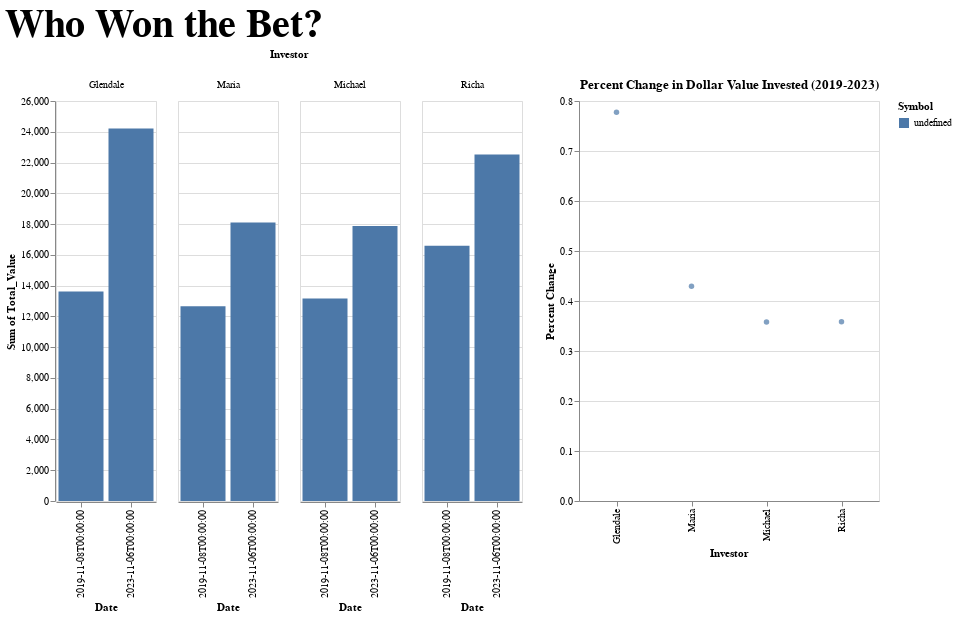

Source (notebook cell):
### Markdown cell above
## Activity 3 (20 mins) - Get Feedback and Iterate

Share your design(s) with another group in the class. For example, maybe the people sitting next to you or in the next row. Ask them to compare it with the original visualization from Activity 1, and share their response. What works? What could be improved? (And similarly, do the same for their design.)

Then, iterate on your design incorporating any peer feedback.

### Code cell
percent_change2 = alt.Chart(investors_percent_change).mark_circle().encode(
    x=alt.X('Investor:N'),
    y=alt.Y('Percent Change:Q'),
    tooltip=[
        alt.Tooltip('Investor:N'),
        alt.Tooltip('Percent Change:Q')
    ]
).properties(
    width=300,
    height=400,
    title = "Percent Change in Dollar Value Invested (2019-2023)"
)
(bar_chart | percent_change2).properties(title = alt.Title("Who Won the Bet?", fontSize = 40))

### Figure 1 — Vega-Lite specification as saved in the notebook (floating-point values rounded to 4 significant figures)
{"config": {"view": {"continuousWidth": 300, "continuousHeight": 300}}, "hconcat": [{"data": {"name": "data-554b996a8d14d01a8ea149b5ade2d7d8"}, "mark": {"type": "bar"}, "encoding": {"color": {"field": "Symbol", "type": "nominal"}, "column": {"field": "Investor", "type": "nominal"}, "tooltip": [{"field": "Symbol", "type": "nominal"}, {"field": "Price", "type": "quantitative"}, {"field": "Shares", "type": "quantitative"}, {"field": "Total Value", "type": "quantitative"}], "x": {"field": "Date", "type": "nominal"}, "y": {"aggregate": "sum", "field": "Total_Value", "type": "quantitative"}}, "height": 400, "transform": [{"calculate": "datum.Shares * datum.Price", "as": "Total Value"}, {"aggregate": [{"op": "sum", "field": "Total Value", "as": "Total_Value"}], "groupby": ["Date", "Investor"]}], "width": 100}, {"data": {"name": "data-5c8808121914e89921cdb837b21af901"}, "mark": {"type": "circle"}, "encoding": {"tooltip": [{"field": "Investor", "type": "nominal"}, {"field": "Percent Change", "type": "quantitative"}], "x": {"field": "Investor", "type": "nominal"}, "y": {"field": "Percent Change", "type": "quantitative"}}, "height": 400, "title": "Percent Change in Dollar Value Invested (2019-2023)", "width": 300}], "title": {"text": "Who Won the Bet?", "fontSize": 40}, "$schema": "https://vega.github.io/schema/vega-lite/v5.20.1.json", "datasets": {"data-554b996a8d14d01a8ea149b5ade2d7d8": [{"Investor": "Maria", "Company": "Apple", "Symbol": "AAPL", "Shares": 20, "Price": 179.2, "Date": "2023-11-06T00:00:00", "dollar_value_invested": 3585.0}, {"Investor": "Maria", "Company": "Netflix Inc.", "Symbol": "NFLX", "Shares": 18, "Price": 434.7, "Date": "2023-11-06T00:00:00", "dollar_value_invested": 7825.0}, {"Investor": "Maria", "Company": "Target Corporation", "Symbol": "TGT", "Shares": 15, "Price": 111.0, "Date": "2023-11-06T00:00:00", "dollar_value_invested": 1666.0}, {"Investor": "Maria", "Company": "Walt Disney Company", "Symbol": "DIS", "Shares": 10, "Price": 84.02, "Date": "2023-11-06T00:00:00", "dollar_value_invested": 840.2}, {"Investor": "Maria", "Company": "Starbucks Corporation", "Symbol": "SBUX", "Shares": 10, "Price": 104.0, "Date": "2023-11-06T00:00:00", "dollar_value_invested": 1040.0}, {"Investor": "Maria", "Company": "eBay Inc.", "Symbol": "EBAY", "Shares": 10, "Price": 40.36, "Date": "2023-11-06T00:00:00", "dollar_value_invested": 403.6}, {"Investor": "Maria", "Company": "Ulta Beauty Inc.", "Symbol": "ULTA", "Shares": 5, "Price": 386.0, "Date": "2023-11-06T00:00:00", "dollar_value_invested": 1930.0}, {"Investor": "Maria", "Company": "Coca-Cola Company", "Symbol": "KO", "Shares": 5, "Price": 56.97, "Date": "2023-11-06T00:00:00", "dollar_value_invested": 284.9}, {"Investor": "Maria", "Company": "NIKE Inc. Class B", "Symbol": "NKE", "Shares": 4, "Price": 107.2, "Date": "2023-11-06T00:00:00", "dollar_value_invested": 429.0}, {"Investor": "Maria", "Company": "Kraft Heinz Company", "Symbol": "KHC", "Shares": 3, "Price": 33.29, "Date": "2023-11-06T00:00:00", "dollar_value_invested": 99.87}, {"Investor": "Glendale", "Company": "Apple", "Symbol": "AAPL", "Shares": 19, "Price": 179.2, "Date": "2023-11-06T00:00:00", "dollar_value_invested": 3405.0}, {"Investor": "Glendale", "Company": "Netflix Inc.", "Symbol": "NFLX", "Shares": 15, "Price": 434.7, "Date": "2023-11-06T00:00:00", "dollar_value_invested": 6521.0}, {"Investor": "Glendale", "Company": "PayPal Holdings Inc.", "Symbol": "PYPL", "Shares": 13, "Price": 54.62, "Date": "2023-11-06T00:00:00", "dollar_value_invested": 710.1}, {"Investor": "Glendale", "Company": "Intel Corporation", "Symbol": "INTC", "Shares": 10, "Price": 37.95, "Date": "2023-11-06T00:00:00", "dollar_value_invested": 379.5}, {"Investor": "Glendale", "Company": "Adobe Incorporated", "Symbol": "ADBE", "Shares": 10, "Price": 565.5, "Date": "2023-11-06T00:00:00", "dollar_value_invested": 5654.0}, {"Investor": "Glendale", "Company": "Microsoft Corporation", "Symbol": "MSFT", "Shares": 9, "Price": 356.5, "Date": "2023-11-06T00:00:00", "dollar_value_invested": 3209.0}, {"Investor": "Glendale", "Company": "eBay Inc.", "Symbol": "EBAY", "Shares": 9, "Price": 40.36, "Date": "2023-11-06T00:00:00", "dollar_value_invested": 363.2}, {"Investor": "Glendale", "Company": "NVIDIA Corporation", "Symbol": "NVDA", "Shares": 5, "Price": 457.5, "Date": "2023-11-06T00:00:00", "dollar_value_invested": 2288.0}, {"Investor": "Glendale", "Company": "Electronic Arts Inc.", "Symbol": "EA", "Shares": 5, "Price": 129.3, "Date": "2023-11-06T00:00:00", "dollar_value_invested": 646.4}, {"Investor": "Glendale", "Company": "Salesforce Inc.", "Symbol": "CRM", "Shares": 5, "Price": 207.4, "Date": "2023-11-06T00:00:00", "dollar_value_invested": 1037.0}, {"Investor": "Richa", "Company": "PayPal Holdings Inc.", "Symbol": "PYPL", "Shares": 15, "Price": 54.62, "Date": "2023-11-06T00:00:00", "dollar_value_invested": 819.3}, {"Investor": "Richa", "Company": "Capital One Financial Corp", "Symbol": "COF", "Shares": 13, "Price": 101.5, "Date": "2023-11-06T00:00:00", "dollar_value_invested": 1319.0}, {"Investor": "Richa", "Company": "Bank of America Corp", "Symbol": "BAC", "Shares": 13, "Price": 28.33, "Date": "2023-11-06T00:00:00", "dollar_value_invested": 368.3}, {"Investor": "Richa", "Company": "Mastercard Incorporated Class A", "Symbol": "MA", "Shares": 13, "Price": 386.2, "Date": "2023-11-06T00:00:00", "dollar_value_invested": 5020.0}, {"Investor": "Richa", "Company": "Intuit Inc.", "Symbol": "INTU", "Shares": 11, "Price": 500.5, "Date": "2023-11-06T00:00:00", "dollar_value_invested": 5506.0}, {"Investor": "Richa", "Company": "Goldman Sachs Group Inc.", "Symbol": "GS", "Shares": 8, "Price": 323.9, "Date": "2023-11-06T00:00:00", "dollar_value_invested": 2591.0}, {"Investor": "Richa", "Company": "Morgan Stanley", "Symbol": "MS", "Shares": 8, "Price": 75.92, "Date": "2023-11-06T00:00:00", "dollar_value_invested": 607.4}, {"Investor": "Richa", "Company": "JPMorgan Chase & Co.", "Symbol": "JPM", "Shares": 8, "Price": 144.1, "Date": "2023-11-06T00:00:00", "dollar_value_invested": 1153.0}, {"Investor": "Richa", "Company": "Accenture Plc Class A", "Symbol": "ACN", "Shares": 6, "Price": 313.1, "Date": "2023-11-06T00:00:00", "dollar_value_invested": 1879.0}, {"Investor": "Richa", "Company": "BlackRock Inc.", "Symbol": "BLK", "Shares": 5, "Price": 653.2, "Date": "2023-11-06T00:00:00", "dollar_value_invested": 3266.0}, {"Investor": "Michael", "Company": "Amazon.com Inc.", "Symbol": "AMZN", "Shares": 10, "Price": 139.7, "Date": "2023-11-06T00:00:00", "dollar_value_invested": 1397.0}, {"Investor": "Michael", "Company": "Starbucks Corporation", "Symbol": "SBUX", "Shares": 10, "Price": 104.0, "Date": "2023-11-06T00:00:00", "dollar_value_invested": 1040.0}, {"Investor": "Michael", "Company": "Costco Wholesale Corporation", "Symbol": "COST", "Shares": 10, "Price": 569.8, "Date": "2023-11-06T00:00:00", "dollar_value_invested": 5698.0}, {"Investor": "Michael", "Company": "Microsoft Corporation", "Symbol": "MSFT", "Shares": 10, "Price": 356.5, "Date": "2023-11-06T00:00:00", "dollar_value_invested": 3565.0}, {"Investor": "Michael", "Company": "T-Mobile US Inc.", "Symbol": "TMUS", "Shares": 10, "Price": 147.3, "Date": "2023-11-06T00:00:00", "dollar_value_invested": 1473.0}, {"Investor": "Michael", "Company": "Boeing Company", "Symbol": "BA", "Shares": 10, "Price": 192.9, "Date": "2023-11-06T00:00:00", "dollar_value_invested": 1930.0}, {"Investor": "Michael", "Company": "Alphabet Inc. Class A", "Symbol": "GOOGL", "Shares": 10, "Price": 131.4, "Date": "2023-11-06T00:00:00", "dollar_value_invested": 1314.0}, {"Investor": "Michael", "Company": "Alaska Airlines", "Symbol": "ALK", "Shares": 10, "Price": 32.84, "Date": "2023-11-06T00:00:00", "dollar_value_invested": 328.4}, {"Investor": "Michael", "Company": "Barrett Business Services", "Symbol": "BBSI", "Shares": 10, "Price": 99.17, "Date": "2023-11-06T00:00:00", "dollar_value_invested": 991.7}, {"Investor": "Michael", "Company": "Nordstrom Inc", "Symbol": "JWN", "Shares": 10, "Price": 14.33, "Date": "2023-11-06T00:00:00", "dollar_value_invested": 143.3}, {"Investor": "Maria", "Company": "Apple", "Symbol": "AAPL", "Shares": 20, "Price": 65.04, "Date": "2019-11-08T00:00:00", "dollar_value_invested": 1301.0}, {"Investor": "Maria", "Company": "Netflix Inc.", "Symbol": "NFLX", "Shares": 18, "Price": 291.6, "Date": "2019-11-08T00:00:00", "dollar_value_invested": 5248.0}, {"Investor": "Maria", "Company": "Target Corporation", "Symbol": "TGT", "Shares": 15, "Price": 110.2, "Date": "2019-11-08T00:00:00", "dollar_value_invested": 1652.0}, {"Investor": "Maria", "Company": "Walt Disney Company", "Symbol": "DIS", "Shares": 10, "Price": 138.0, "Date": "2019-11-08T00:00:00", "dollar_value_invested": 1380.0}, {"Investor": "Maria", "Company": "Starbucks Corporation", "Symbol": "SBUX", "Shares": 10, "Price": 81.77, "Date": "2019-11-08T00:00:00", "dollar_value_invested": 817.7}, {"Investor": "Maria", "Company": "eBay Inc.", "Symbol": "EBAY", "Shares": 10, "Price": 35.14, "Date": "2019-11-08T00:00:00", "dollar_value_invested": 351.4}, {"Investor": "Maria", "Company": "Ulta Beauty Inc.", "Symbol": "ULTA", "Shares": 5, "Price": 239.3, "Date": "2019-11-08T00:00:00", "dollar_value_invested": 1196.0}, {"Investor": "Maria", "Company": "Coca-Cola Company", "Symbol": "KO", "Shares": 5, "Price": 52.21, "Date": "2019-11-08T00:00:00", "dollar_value_invested": 261.1}, {"Investor": "Maria", "Company": "NIKE Inc. Class B", "Symbol": "NKE", "Shares": 4, "Price": 89.81, "Date": "2019-11-08T00:00:00", "dollar_value_invested": 359.2}, {"Investor": "Maria", "Company": "Kraft Heinz Company", "Symbol": "KHC", "Shares": 3, "Price": 32.85, "Date": "2019-11-08T00:00:00", "dollar_value_invested": 98.55}, {"Investor": "Glendale", "Company": "Apple", "Symbol": "AAPL", "Shares": 19, "Price": 65.04, "Date": "2019-11-08T00:00:00", "dollar_value_invested": 1236.0}, {"Investor": "Glendale", "Company": "Netflix Inc.", "Symbol": "NFLX", "Shares": 15, "Price": 291.6, "Date": "2019-11-08T00:00:00", "dollar_value_invested": 4374.0}, {"Investor": "Glendale", "Company": "PayPal Holdings Inc.", "Symbol": "PYPL", "Shares": 13, "Price": 101.4, "Date": "2019-11-08T00:00:00", "dollar_value_invested": 1318.0}, {"Investor": "Glendale", "Company": "Intel Corporation", "Symbol": "INTC", "Shares": 10, "Price": 58.27, "Date": "2019-11-08T00:00:00", "dollar_value_invested": 582.7}, {"Investor": "Glendale", "Company": "Adobe Incorporated", "Symbol": "ADBE", "Shares": 10, "Price": 292.5, "Date": "2019-11-08T00:00:00", "dollar_value_invested": 2925.0}, {"Investor": "Glendale", "Company": "Microsoft Corporation", "Symbol": "MSFT", "Shares": 9, "Price": 146.0, "Date": "2019-11-08T00:00:00", "dollar_value_invested": 1314.0}, {"Investor": "Glendale", "Company": "eBay Inc.", "Symbol": "EBAY", "Shares": 9, "Price": 35.14, "Date": "2019-11-08T00:00:00", "dollar_value_invested": 316.3}, {"Investor": "Glendale", "Company": "NVIDIA Corporation", "Symbol": "NVDA", "Shares": 5, "Price": 51.94, "Date": "2019-11-08T00:00:00", "dollar_value_invested": 259.7}, {"Investor": "Glendale", "Company": "Electronic Arts Inc.", "Symbol": "EA", "Shares": 5, "Price": 98.27, "Date": "2019-11-08T00:00:00", "dollar_value_invested": 491.3}, {"Investor": "Glendale", "Company": "Salesforce Inc.", "Symbol": "CRM", "Shares": 5, "Price": 161.1, "Date": "2019-11-08T00:00:00", "dollar_value_invested": 805.6}, {"Investor": "Richa", "Company": "PayPal Holdings Inc.", "Symbol": "PYPL", "Shares": 15, "Price": 101.4, "Date": "2019-11-08T00:00:00", "dollar_value_invested": 1521.0}, {"Investor": "Richa", "Company": "Capital One Financial Corp", "Symbol": "COF", "Shares": 13, "Price": 109.5, "Date": "2019-11-08T00:00:00", "dollar_value_invested": 1423.0}, {"Investor": "Richa", "Company": "Bank of America Corp", "Symbol": "BAC", "Shares": 13, "Price": 33.26, "Date": "2019-11-08T00:00:00", "dollar_value_invested": 432.4}, {"Investor": "Richa", "Company": "Mastercard Incorporated Class A", "Symbol": "MA", "Shares": 13, "Price": 274.9, "Date": "2019-11-08T00:00:00", "dollar_value_invested": 3574.0}, {"Investor": "Richa", "Company": "Intuit Inc.", "Symbol": "INTU", "Shares": 11, "Price": 256.9, "Date": "2019-11-08T00:00:00", "dollar_value_invested": 2825.0}, {"Investor": "Richa", "Company": "Goldman Sachs Group Inc.", "Symbol": "GS", "Shares": 8, "Price": 222.9, "Date": "2019-11-08T00:00:00", "dollar_value_invested": 1783.0}, {"Investor": "Richa", "Company": "Morgan Stanley", "Symbol": "MS", "Shares": 8, "Price": 49.15, "Date": "2019-11-08T00:00:00", "dollar_value_invested": 393.2}, {"Investor": "Richa", "Company": "JPMorgan Chase & Co.", "Symbol": "JPM", "Shares": 8, "Price": 130.4, "Date": "2019-11-08T00:00:00", "dollar_value_invested": 1043.0}, {"Investor": "Richa", "Company": "Accenture Plc Class A", "Symbol": "ACN", "Shares": 6, "Price": 189.7, "Date": "2019-11-08T00:00:00", "dollar_value_invested": 1138.0}, {"Investor": "Richa", "Company": "BlackRock Inc.", "Symbol": "BLK", "Shares": 5, "Price": 490.2, "Date": "2019-11-08T00:00:00", "dollar_value_invested": 2451.0}, {"Investor": "Michael", "Company": "Amazon.com Inc.", "Symbol": "AMZN", "Shares": 10, "Price": 89.29, "Date": "2019-11-08T00:00:00", "dollar_value_invested": 892.9}, {"Investor": "Michael", "Company": "Starbucks Corporation", "Symbol": "SBUX", "Shares": 10, "Price": 81.77, "Date": "2019-11-08T00:00:00", "dollar_value_invested": 817.7}, {"Investor": "Michael", "Company": "Costco Wholesale Corporation", "Symbol": "COST", "Shares": 10, "Price": 302.6, "Date": "2019-11-08T00:00:00", "dollar_value_invested": 3026.0}, {"Investor": "Michael", "Company": "Microsoft Corporation", "Symbol": "MSFT", "Shares": 10, "Price": 146.0, "Date": "2019-11-08T00:00:00", "dollar_value_invested": 1460.0}, {"Investor": "Michael", "Company": "T-Mobile US Inc.", "Symbol": "TMUS", "Shares": 10, "Price": 80.94, "Date": "2019-11-08T00:00:00", "dollar_value_invested": 809.4}, {"Investor": "Michael", "Company": "Boeing Company", "Symbol": "BA", "Shares": 10, "Price": 351.0, "Date": "2019-11-08T00:00:00", "dollar_value_invested": 3510.0}, {"Investor": "Michael", "Company": "Alphabet Inc. Class A", "Symbol": "GOOGL", "Shares": 10, "Price": 65.45, "Date": "2019-11-08T00:00:00", "dollar_value_invested": 654.5}, {"Investor": "Michael", "Company": "Alaska Airlines", "Symbol": "ALK", "Shares": 10, "Price": 71.17, "Date": "2019-11-08T00:00:00", "dollar_value_invested": 711.7}, {"Investor": "Michael", "Company": "Barrett Business Services", "Symbol": "BBSI", "Shares": 10, "Price": 91.99, "Date": "2019-11-08T00:00:00", "dollar_value_invested": 919.9}, {"Investor": "Michael", "Company": "Nordstrom Inc", "Symbol": "JWN", "Shares": 10, "Price": 36.65, "Date": "2019-11-08T00:00:00", "dollar_value_invested": 366.5}], "data-5c8808121914e89921cdb837b21af901": [{"Investor": "Glendale", "Percent Change": 0.7776}, {"Investor": "Maria", "Percent Change": 0.4294}, {"Investor": "Michael", "Percent Change": 0.3579}, {"Investor": "Richa", "Percent Change": 0.3584}]}}
